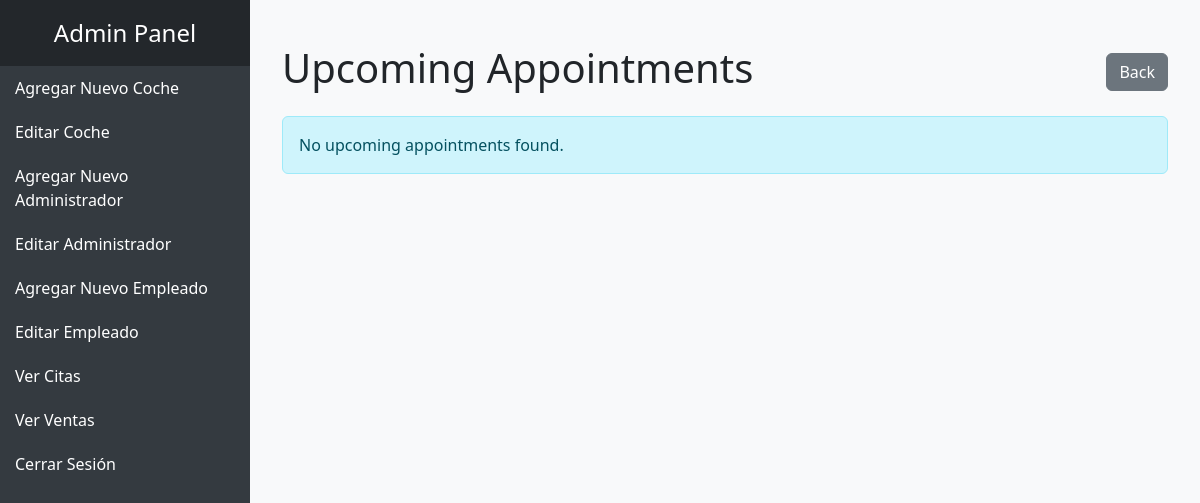
The page /admin/view_appointments.php (signed in) on the database as committed earlier.
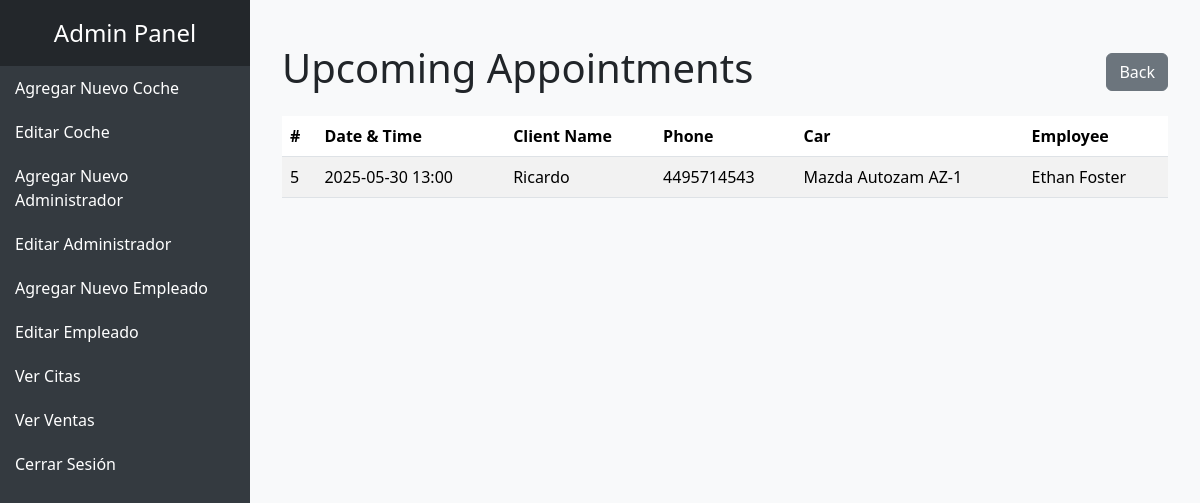
The same page on the database as committed later.
### tables this page shows
CREATE TABLE `citas` (
  `id` int(11) NOT NULL,
  `datetime` datetime NOT NULL,
  `client_name` varchar(50) NOT NULL,
  `phone` bigint(20) NOT NULL,
  `id_car` int(11) NOT NULL,
  `id_employee` int(11) NOT NULL,
  `deleted` int(11) NOT NULL
);

CREATE TABLE `carros` (
  `id` int(11) NOT NULL,
  `name` varchar(32) NOT NULL,
  `price` int(11) NOT NULL,
  `type` varchar(16) NOT NULL,
  `featured` tinyint(1) NOT NULL,
  `description` text NOT NULL,
  `img_name` varchar(128) NOT NULL,
  `year` int(11) NOT NULL,
  `used` tinyint(1) NOT NULL,
  `deleted` int(11) NOT NULL
);

CREATE TABLE `employees` (
  `id` int(11) NOT NULL,
  `name` varchar(32) NOT NULL,
  `level` int(11) NOT NULL,
  `rfc` varchar(13) NOT NULL,
  `phone` bigint(20) NOT NULL,
  `password` varchar(255) NOT NULL,
  `deleted` int(11) NOT NULL
);

### admin/view_appointments.php (the view, shortened to what this page needs)
<?php
    $servername = "localhost";
    $username = "root";
    $password = "";
    $database = "agencia";
    $conn = new mysqli($servername, $username, $password, $database);
    $appointments = $conn->query("
        SELECT citas.id, citas.datetime, citas.client_name, citas.phone, carros.name AS car_name, employees.name AS employee_name
        FROM citas
        INNER JOIN carros ON citas.id_car = carros.id
        INNER JOIN employees ON citas.id_employee = employees.id
        WHERE citas.datetime > NOW() AND citas.deleted = 0
        ORDER BY citas.datetime ASC
        LIMIT 5
    ");
?>
<!DOCTYPE html>
<html lang="en">
    <head>
        <link href="https://cdn.jsdelivr.net/npm/bootstrap@5.3.3/dist/css/bootstrap.min.css" rel="stylesheet">
    </head>
    <body>
        <?php include 'navbar.php'; ?>
        <div class="content">
            <div class="container mt-4">
                <div class="d-flex justify-content-between align-items-center mb-3">
                    <h1 class="text-center">Upcoming Appointments</h1>
                    <a href="admin_panel.php" class="btn btn-secondary">Back</a>
                </div>
                <?php if ($appointments->num_rows > 0): ?>
                    <table class="table table-striped">
                        <thead>
                            <tr>
                                <th>#</th>
                                <th>Date & Time</th>
                                <th>Client Name</th>
                                <th>Phone</th>
                                <th>Car</th>
                                <th>Employee</th>
                            </tr>
                        </thead>
                        <tbody>
                            <?php while ($appointment = $appointments->fetch_assoc()): ?>
                                <tr>
                                    <td><?php echo $appointment['id']; ?></td>
                                    <td><?php echo date('Y-m-d H:i', strtotime($appointment['datetime'])); ?></td>
                                    <td><?php echo htmlspecialchars($appointment['client_name']); ?></td>
                                    <td><?php echo htmlspecialchars($appointment['phone']); ?></td>
                                    <td><?php echo htmlspecialchars($appointment['car_name']); ?></td>
                                    <td><?php echo htmlspecialchars($appointment['employee_name']); ?></td>
                                </tr>
                            <?php endwhile; ?>
                        </tbody>
                    </table>
                <?php else: ?>
                    <div class="alert alert-info">No upcoming appointments found.</div>
                <?php endif; ?>
            </div>
        </div>
    </body>
</html>

Rows that differ between the two databases and show on the page:
added citas: id "5", datetime "2025-05-30 13:00", client_name "Ricardo", phone "4495714543", carros.name "Mazda Autozam AZ-1", id_employee.name "Ethan Foster"
Other text that changed with them:
text no longer shown: "No upcoming appointments found."
text now shown: "# Date & Time Client Name Phone Car Employee"
